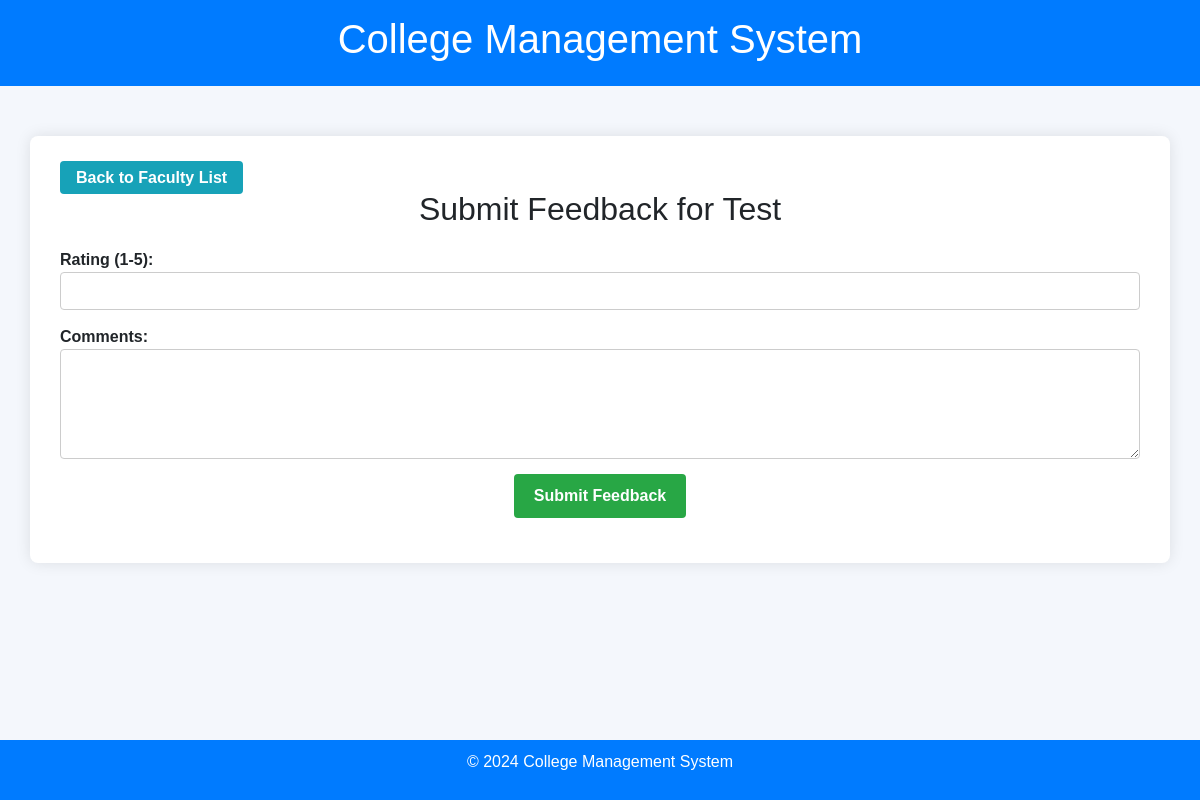
The app's page /faculty/2/feedback/ (signed in), older data.
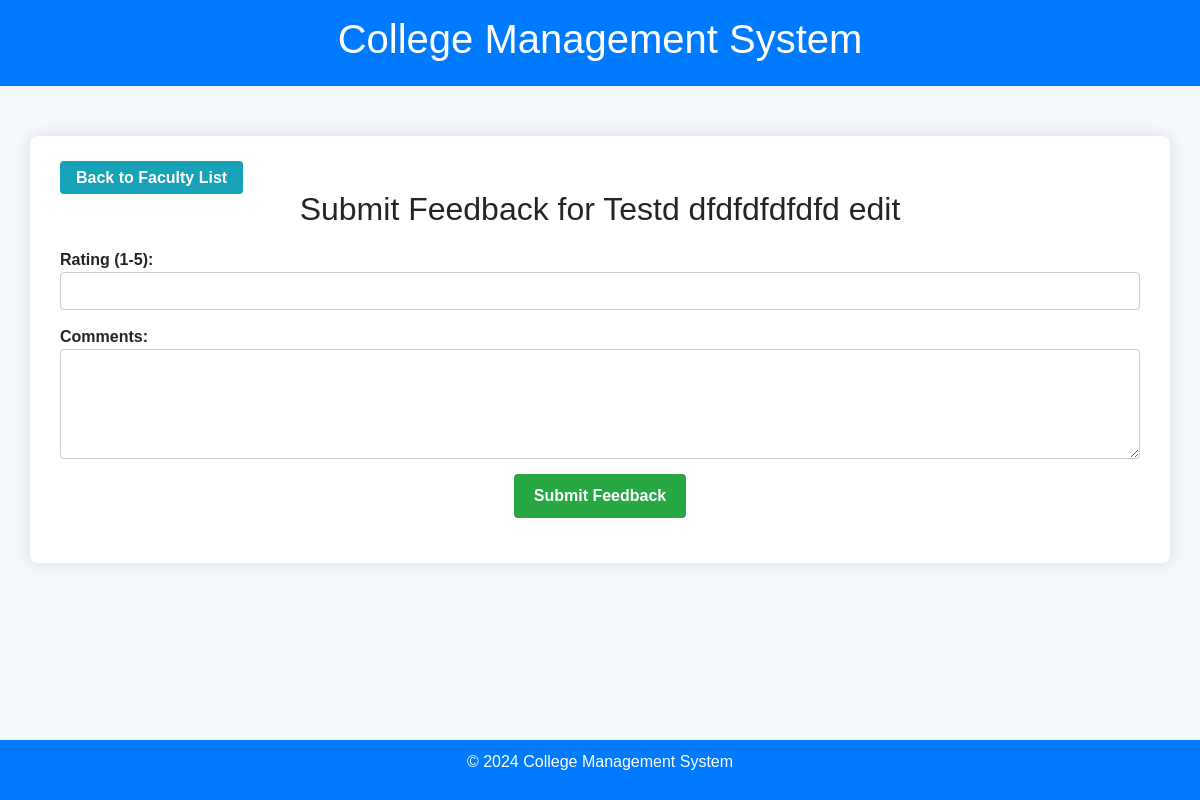
The same page, newer data.
### core/models.py (models this page shows, shortened)
class Faculty(models.Model):
    name = models.CharField(max_length=100)
    email = models.EmailField(unique=True)
    phone = models.CharField(max_length=15)
    qualification = models.CharField(max_length=200)
    experience = models.PositiveIntegerField(help_text="Experience in years")
    subjects_taught = models.TextField(help_text="List of subjects taught")
    profile_picture = models.ImageField(upload_to='faculty_pictures/', blank=True, null=True)
    avg_rating = models.FloatField(default=0.0)

### core/views.py (the view, shortened to what this page needs)
# urls.py: path('faculty/<int:faculty_id>/feedback/', views.submit_feedback, name='submit_feedback'),
@login_required
def submit_feedback(request, faculty_id):
    faculty = get_object_or_404(Faculty, id=faculty_id)
    return render(request, 'faculty/submit_feedback.html', {'faculty': faculty})

### core/templates/faculty/submit_feedback.html (shortened to what this page needs)
{% load custom_filters %}
<!DOCTYPE html>
<html lang="en">
<head>
    <link href="https://cdn.jsdelivr.net/npm/bootstrap@5.3.0-alpha1/dist/css/bootstrap.min.css" rel="stylesheet">
</head>
<body>
    <header>
        <div class="container">
            <h1>College Management System</h1>
        </div>
    </header>
    <div class="container content-section">
        <div class="feedback-form">
            <a href="{% url 'faculty_list' %}" class="back-btn">Back to Faculty List</a>
            <h2>Submit Feedback for {{ faculty.name }}</h2>
            <form method="POST">
                <div class="form-group">
                    <label for="rating">Rating (1-5):</label>
                    <input type="number" name="rating" class="form-control" min="1" max="5" required>
                </div>
                <div class="form-group">
                    <label for="comments">Comments:</label>
                    <textarea name="comments" class="form-control" rows="4" required></textarea>
                </div>
                <div class="form-group text-center">
                    <button type="submit">Submit Feedback</button>
                </div>
            </form>
        </div>
    </div>
    <footer>
        <p>© 2024 College Management System</p>
    </footer>
</body>
</html>

Row changes from the older to the newer data that the page shows:
changed Faculty: name "Test" → "Testd dfdfdfdfdfd edit"
